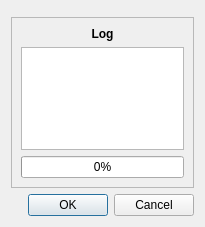
<?xml version="1.0" encoding="UTF-8"?>
<ui version="4.0">
 <author>Patrick Ziegler</author>
 <class>MediaCopierDialog</class>
 <widget class="QDialog" name="MediaCopierDialog">
  <property name="geometry">
   <rect>
    <x>0</x>
    <y>0</y>
    <width>205</width>
    <height>227</height>
   </rect>
  </property>
  <property name="windowTitle">
   <string>Dialog</string>
  </property>
  <layout class="QVBoxLayout" name="verticalLayout">
   <item>
    <widget class="MediaCopierParam" name="param">
     <property name="frameShape">
      <enum>QFrame::StyledPanel</enum>
     </property>
     <property name="frameShadow">
      <enum>QFrame::Raised</enum>
     </property>
    </widget>
   </item>
   <item>
    <widget class="QFrame" name="logFrame">
     <property name="enabled">
      <bool>true</bool>
     </property>
     <property name="frameShape">
      <enum>QFrame::StyledPanel</enum>
     </property>
     <property name="frameShadow">
      <enum>QFrame::Raised</enum>
     </property>
     <layout class="QVBoxLayout" name="verticalLayout_2">
      <item>
       <widget class="QLabel" name="logLabel">
        <property name="font">
         <font>
          <weight>75</weight>
          <bold>true</bold>
         </font>
        </property>
        <property name="text">
         <string>Log</string>
        </property>
        <property name="alignment">
         <set>Qt::AlignCenter</set>
        </property>
       </widget>
      </item>
      <item>
       <widget class="QPlainTextEdit" name="logText">
        <property name="sizePolicy">
         <sizepolicy hsizetype="Expanding" vsizetype="Expanding">
          <horstretch>0</horstretch>
          <verstretch>0</verstretch>
         </sizepolicy>
        </property>
        <property name="undoRedoEnabled">
         <bool>false</bool>
        </property>
        <property name="readOnly">
         <bool>true</bool>
        </property>
        <property name="backgroundVisible">
         <bool>false</bool>
        </property>
       </widget>
      </item>
      <item>
       <widget class="QProgressBar" name="logProgressBar">
        <property name="value">
         <number>0</number>
        </property>
       </widget>
      </item>
     </layout>
    </widget>
   </item>
   <item>
    <widget class="QDialogButtonBox" name="dialogButtonBox">
     <property name="standardButtons">
      <set>QDialogButtonBox::Cancel|QDialogButtonBox::Ok</set>
     </property>
    </widget>
   </item>
  </layout>
 </widget>
 <customwidgets>
  <customwidget>
   <class>MediaCopierParam</class>
   <extends>QFrame</extends>
   <header>src/gui/param.hpp</header>
   <container>1</container>
  </customwidget>
 </customwidgets>
 <tabstops>
  <tabstop>logText</tabstop>
 </tabstops>
 <resources/>
 <connections/>
</ui>
